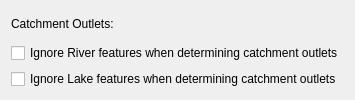
                 <widget class="QWidget" name="flowpath_guide_widget_3" native="true">
                  <layout class="QGridLayout" name="gridLayout_15">
                   <item row="2" column="0">
                    <widget class="QCheckBox" name="ignore_lakes_check">
                     <property name="toolTip">
                      <string>&lt;!DOCTYPE HTML PUBLIC &quot;-//W3C//DTD HTML 4.0//EN&quot; &quot;http://www.w3.org/TR/REC-html40/strict.dtd&quot;&gt;
&lt;html&gt;&lt;head&gt;&lt;meta name=&quot;qrichtext&quot; content=&quot;1&quot; /&gt;&lt;style type=&quot;text/css&quot;&gt;
p, li { white-space: pre-wrap; }
&lt;/style&gt;&lt;/head&gt;&lt;body style=&quot; font-family:'MS Shell Dlg 2'; font-size:8.25pt; font-weight:400; font-style:normal;&quot;&gt;
&lt;p style=&quot; margin-top:0px; margin-bottom:0px; margin-left:0px; margin-right:0px; -qt-block-indent:0; text-indent:0px;&quot;&gt;&lt;span style=&quot; font-size:8pt;&quot;&gt;Check if you want to avoid localised ponds forming in the region. If this is of particular interest because the DEM's accuracy has been assured and the purpose of the simulation is to assess these problem spots, then leave this box unchecked.&lt;/span&gt;&lt;/p&gt;
&lt;p style=&quot;-qt-paragraph-type:empty; margin-top:0px; margin-bottom:0px; margin-left:0px; margin-right:0px; -qt-block-indent:0; text-indent:0px; font-size:8pt;&quot;&gt;&lt;/p&gt;
&lt;p style=&quot; margin-top:0px; margin-bottom:0px; margin-left:0px; margin-right:0px; -qt-block-indent:0; text-indent:0px;&quot;&gt;&lt;span style=&quot; font-size:8pt;&quot;&gt;Correction proceeds as follows:&lt;/span&gt;&lt;/p&gt;
&lt;p style=&quot; margin-top:0px; margin-bottom:0px; margin-left:0px; margin-right:0px; -qt-block-indent:0; text-indent:0px;&quot;&gt;&lt;span style=&quot; font-size:8pt;&quot;&gt;- If cell cannot transfer water downhill, but there is an adjacent cell with identical elevation within tolerance limit, it will transfer the water into this.&lt;/span&gt;&lt;/p&gt;
&lt;p style=&quot; margin-top:0px; margin-bottom:0px; margin-left:0px; margin-right:0px; -qt-block-indent:0; text-indent:0px;&quot;&gt;&lt;span style=&quot; font-size:8pt;&quot;&gt;- If tolerance limit is not met, cell's water is routed directly to catchment outlet.&lt;/span&gt;&lt;/p&gt;&lt;/body&gt;&lt;/html&gt;</string>
                     </property>
                     <property name="whatsThis">
                      <string>&lt;!DOCTYPE HTML PUBLIC &quot;-//W3C//DTD HTML 4.0//EN&quot; &quot;http://www.w3.org/TR/REC-html40/strict.dtd&quot;&gt;
&lt;html&gt;&lt;head&gt;&lt;meta name=&quot;qrichtext&quot; content=&quot;1&quot; /&gt;&lt;style type=&quot;text/css&quot;&gt;
p, li { white-space: pre-wrap; }
&lt;/style&gt;&lt;/head&gt;&lt;body style=&quot; font-family:'MS Shell Dlg 2'; font-size:8pt; font-weight:400; font-style:normal;&quot;&gt;
&lt;p style=&quot; margin-top:0px; margin-bottom:0px; margin-left:0px; margin-right:0px; -qt-block-indent:0; text-indent:0px;&quot;&gt;Ignores lake features in the landscape. This means that delineation continues until the lowest elevation point has been detected. Select this option if the lakes you have included are not major drainage outlets e.g. a large lake vs. a retarding basin. If the lake features regularly spill downstream, then check this option to ensure that the catchment delineation continues beyond the lake.&lt;/p&gt;&lt;/body&gt;&lt;/html&gt;</string>
                     </property>
                     <property name="text">
                      <string>Ignore Lake features when determining catchment outlets</string>
                     </property>
                    </widget>
                   </item>
                   <item row="0" column="0">
                    <widget class="QLabel" name="outlet_title">
                     <property name="whatsThis">
                      <string>&lt;!DOCTYPE HTML PUBLIC &quot;-//W3C//DTD HTML 4.0//EN&quot; &quot;http://www.w3.org/TR/REC-html40/strict.dtd&quot;&gt;
&lt;html&gt;&lt;head&gt;&lt;meta name=&quot;qrichtext&quot; content=&quot;1&quot; /&gt;&lt;style type=&quot;text/css&quot;&gt;
p, li { white-space: pre-wrap; }
&lt;/style&gt;&lt;/head&gt;&lt;body style=&quot; font-family:'MS Shell Dlg 2'; font-size:8.25pt; font-weight:400; font-style:normal;&quot;&gt;
&lt;p style=&quot; margin-top:0px; margin-bottom:0px; margin-left:0px; margin-right:0px; -qt-block-indent:0; text-indent:0px;&quot;&gt;&lt;span style=&quot; font-size:8pt;&quot;&gt;How many blocks to consider when determining drainage fluxes (the greater the number, the greater the computational burden).&lt;/span&gt;&lt;/p&gt;&lt;/body&gt;&lt;/html&gt;</string>
                     </property>
                     <property name="text">
                      <string>Catchment Outlets:</string>
                     </property>
                    </widget>
                   </item>
                   <item row="1" column="0">
                    <widget class="QCheckBox" name="ignore_rivers_check">
                     <property name="toolTip">
                      <string>&lt;!DOCTYPE HTML PUBLIC &quot;-//W3C//DTD HTML 4.0//EN&quot; &quot;http://www.w3.org/TR/REC-html40/strict.dtd&quot;&gt;
&lt;html&gt;&lt;head&gt;&lt;meta name=&quot;qrichtext&quot; content=&quot;1&quot; /&gt;&lt;style type=&quot;text/css&quot;&gt;
p, li { white-space: pre-wrap; }
&lt;/style&gt;&lt;/head&gt;&lt;body style=&quot; font-family:'MS Shell Dlg 2'; font-size:8.25pt; font-weight:400; font-style:normal;&quot;&gt;
&lt;p style=&quot; margin-top:0px; margin-bottom:0px; margin-left:0px; margin-right:0px; -qt-block-indent:0; text-indent:0px;&quot;&gt;&lt;span style=&quot; font-size:8pt;&quot;&gt;Check if you want to avoid localised ponds forming in the region. If this is of particular interest because the DEM's accuracy has been assured and the purpose of the simulation is to assess these problem spots, then leave this box unchecked.&lt;/span&gt;&lt;/p&gt;
&lt;p style=&quot;-qt-paragraph-type:empty; margin-top:0px; margin-bottom:0px; margin-left:0px; margin-right:0px; -qt-block-indent:0; text-indent:0px; font-size:8pt;&quot;&gt;&lt;/p&gt;
&lt;p style=&quot; margin-top:0px; margin-bottom:0px; margin-left:0px; margin-right:0px; -qt-block-indent:0; text-indent:0px;&quot;&gt;&lt;span style=&quot; font-size:8pt;&quot;&gt;Correction proceeds as follows:&lt;/span&gt;&lt;/p&gt;
&lt;p style=&quot; margin-top:0px; margin-bottom:0px; margin-left:0px; margin-right:0px; -qt-block-indent:0; text-indent:0px;&quot;&gt;&lt;span style=&quot; font-size:8pt;&quot;&gt;- If cell cannot transfer water downhill, but there is an adjacent cell with identical elevation within tolerance limit, it will transfer the water into this.&lt;/span&gt;&lt;/p&gt;
&lt;p style=&quot; margin-top:0px; margin-bottom:0px; margin-left:0px; margin-right:0px; -qt-block-indent:0; text-indent:0px;&quot;&gt;&lt;span style=&quot; font-size:8pt;&quot;&gt;- If tolerance limit is not met, cell's water is routed directly to catchment outlet.&lt;/span&gt;&lt;/p&gt;&lt;/body&gt;&lt;/html&gt;</string>
                     </property>
                     <property name="whatsThis">
                      <string>&lt;!DOCTYPE HTML PUBLIC &quot;-//W3C//DTD HTML 4.0//EN&quot; &quot;http://www.w3.org/TR/REC-html40/strict.dtd&quot;&gt;
&lt;html&gt;&lt;head&gt;&lt;meta name=&quot;qrichtext&quot; content=&quot;1&quot; /&gt;&lt;style type=&quot;text/css&quot;&gt;
p, li { white-space: pre-wrap; }
&lt;/style&gt;&lt;/head&gt;&lt;body style=&quot; font-family:'MS Shell Dlg 2'; font-size:8pt; font-weight:400; font-style:normal;&quot;&gt;
&lt;p style=&quot; margin-top:0px; margin-bottom:0px; margin-left:0px; margin-right:0px; -qt-block-indent:0; text-indent:0px;&quot;&gt;Ignores river features in the landscape. This means that delineation continues until the lowest elevation point has been detected. Select this option if your river features do not directly determine the catchment e.g. you are including a creek in the catchment, but do not want to subdivide the catchment based on inflow points to the creek.&lt;/p&gt;&lt;/body&gt;&lt;/html&gt;</string>
                     </property>
                     <property name="text">
                      <string>Ignore River features when determining catchment outlets</string>
                     </property>
                    </widget>
                   </item>
                  </layout>
                 </widget>
